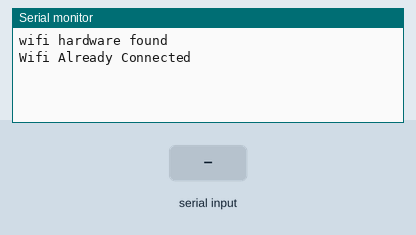
This sketch was run on a simulated Arduino Uno, built with avr-gcc and run on an emulated ATmega328P. Shown: the last lines printed to the serial monitor. The inputs (shaded band) are chosen by the test bench. The modem accepts every AT command (registered, SIM ready, sends succeed) and sends nothing else.

Above: at 3.2 s.
3.3 s: "1" received over the second serial link
At 3.9 s:
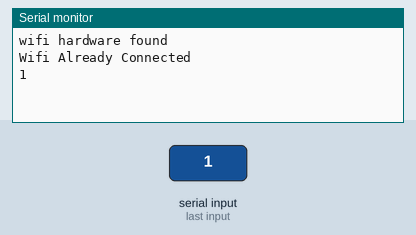
4.8 s: "0" received over the second serial link
At 6.3 s:
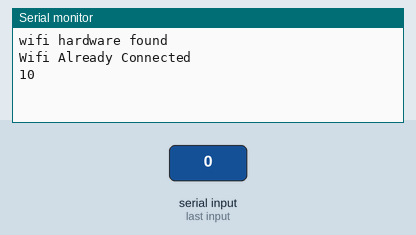

The sketch:

wifi_esp8266.ino
```cpp
#include <SoftwareSerial.h>
SoftwareSerial wifi(9,10);
#define SSID "a"
#define PASS "11111111"

//#define SSID "iDon'tKnow"
//#define PASS "pimpleshwar1@108"

void setup() {
  Serial.begin(115200);
  connectwifi("a","11111111" );
}

void loop() {
  //read_data_thingspeak("KW23TE4XW3D8M8UN", "field1");
  if (wifi.available()) {
    Serial.write(wifi.read());
  }
  if (Serial.available()) {
    wifi.write(Serial.read());
  }
  //send_data_thingspeak("7W28KD9DORC47OJT", "field1", "6");
  //read_data_thingspeak("KW23TE4XW3D8M8UN", "field1");
  //delay(300000);
}

/*TEMP
AT+CIPSTART="TCP","184.106.153.149",80
AT+CIPSEND=78
GET /channels/864273/fields/1.json?api_key=KW23TE4XW3D8M8UN&results=2 HTTP/1.1
AT+CIPRECVMODE?
AT+CIPRECVLEN?
AT+CIPRECVDATA=
 */

boolean read_data_thingspeak(String read_key, String field_name){
  String cmd = "AT+CIPSTART=\"TCP\",\"184.106.153.149\",80";
  wifi.println(cmd);
  Serial.println(wifi.readString());
  String msg = "GET /channels/864273/fields/1.json?api_key=KW23TE4XW3D8M8UN&results=2 HTTP/1.1";
  wifi.println("AT+CIPSEND="+String(msg.length()));
  Serial.print(msg);
  wifi.print(msg);delay(10000);

}

///////////////////////////////////////////// USE: connectwifi(ssid,password)
boolean connectwifi(String s, String p){
  wifi.begin(115200);
  wifi.write("AT\r\n");
  if (wifi.find("OK")) {
    Serial.println("wifi hardware found");
    wifi.println("AT+CWMODE=1");
    delay(500);
    wifi_try:
    wifi.println("AT+CWJAP?");
    delay(500);
    if (wifi.find("No AP")){
      Serial.println("No wifi connected.. trying to connect");
      String cmd="AT+CWJAP=\"";cmd+=s;cmd+="\",\"";cmd+=p;cmd+="\"";
      wifi.println(cmd);delay(5000);
      if (wifi.find("CONNECTED")){Serial.println("wifi Connected");}
    }
    else {
      Serial.println("Wifi Already Connected");
      }
  }
  else {Serial.println("Check connection. wifi device not found.");}
  }

////////////////////////////////////////


boolean send_data_thingspeak(String write_key, String field_name, String data){
  String cmd = "AT+CIPSTART=\"TCP\",\"184.106.153.149\",80";
  wifi.println(cmd);
  String msg = "GET /update?key="+write_key+"&field1="+data+"\r\n";
  //Serial.print("AT+CIPSEND=");
  wifi.println("AT+CIPSEND="+String(msg.length()));
  Serial.print(msg);
  wifi.print(msg);
  }


//////////////////////////////////////////////


/*if (wifi.available()) {
    Serial.write(wifi.read());
  }
  if (Serial.available()) {
    wifi.write(Serial.read());
  }*///THIS IS FOR LOOP
  /*  BASIC COMMANDS :
  DISCONNECT AP: AT+CWQAP
  CONNECT AP : AT+CWJAP="SSID","PASSWORD"
  GET IP AND SSID NAME OF CONNECTED DEVICE: AT+CWJAP?*/
```

Measured:
- after the input at 3.3 s, the serial monitor: prints a new line at once (image 1)
- after the input at 4.8 s, the serial monitor: prints a new line at once (image 2)
